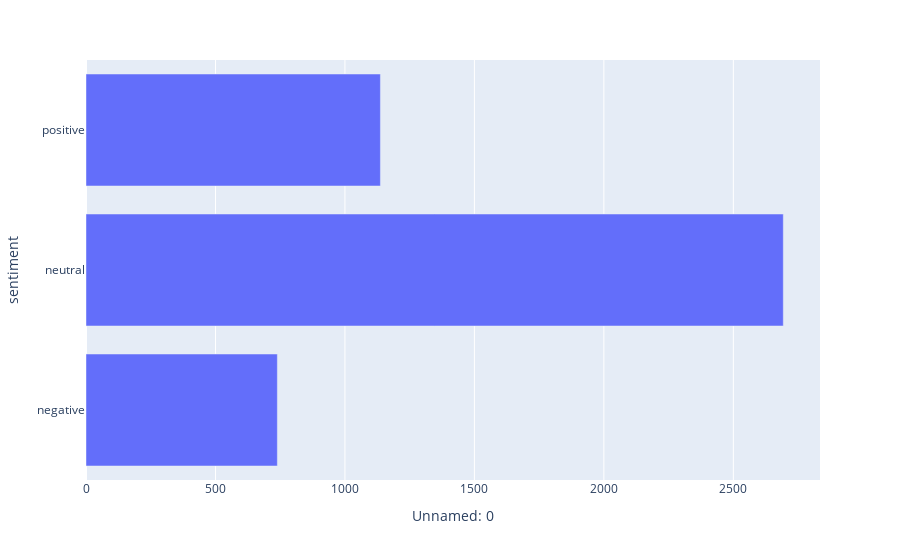

Notebook cell for this chart:
### Markdown cell above
## Moderna

### Code cell
moderna = filtered_timeline(df, ['moderna'], title='moderna')


moderna_df = moderna.groupby(['sentiment']).count()
moderna_df=moderna_df.drop(columns=['user_description','user_created','user_followers','user_friends','user_favourites','user_verified','source','user_name','id','user_location','date','text','hashtags','retweets','favorites','is_retweet','orig_text'])



import plotly.express as px

fig = px.bar(moderna_df, x='Unnamed: 0')
fig.show()

### Figure 1 — Plotly figure (JSON) as saved in the notebook; plotly's stock layout.template omitted (floating-point values rounded to 4 significant figures)
{"data": [{"alignmentgroup": "True", "hovertemplate": "Unnamed: 0=%{x}<br>sentiment=%{y}<extra></extra>", "legendgroup": "", "marker": {"color": "#636efa"}, "name": "", "offsetgroup": "", "orientation": "h", "showlegend": false, "textposition": "auto", "type": "bar", "x": [739, 2693, 1137], "xaxis": "x", "y": ["negative", "neutral", "positive"], "yaxis": "y"}], "layout": {"barmode": "relative", "legend": {"tracegroupgap": 0}, "margin": {"t": 60}, "xaxis": {"anchor": "y", "domain": [0, 1], "title": {"text": "Unnamed: 0"}}, "yaxis": {"anchor": "x", "domain": [0, 1], "title": {"text": "sentiment"}}}}
